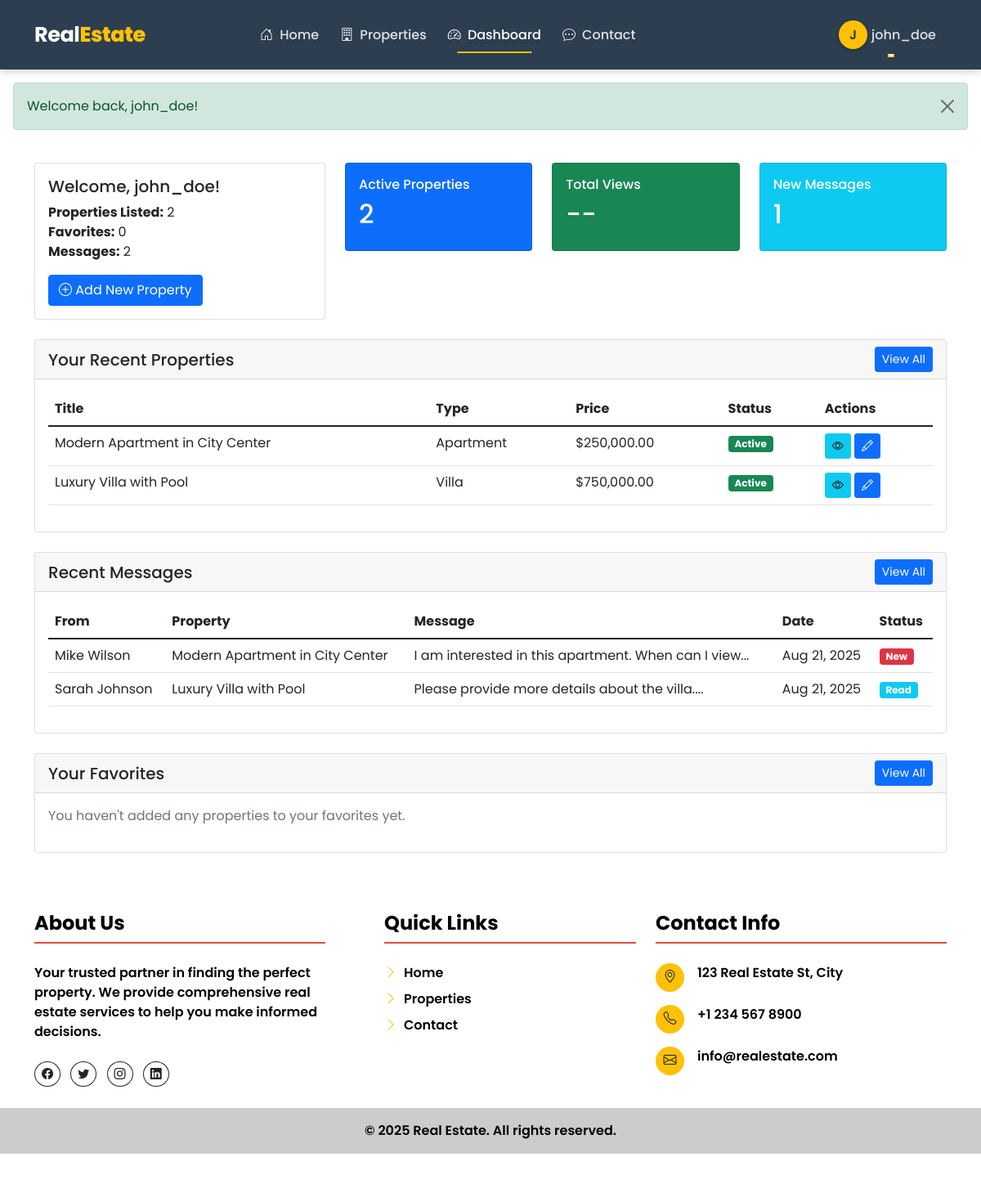
The page /user/dashboard.php (signed in) on the database its author committed.
### tables this page shows
CREATE TABLE properties (
    id INT AUTO_INCREMENT PRIMARY KEY,
    user_id INT,
    title VARCHAR(255),
    description TEXT,
    type ENUM('house', 'apartment', 'villa', 'land'),
    status ENUM('active', 'pending', 'sold', 'inactive') DEFAULT 'pending',
    price DECIMAL(12,2),
    location VARCHAR(255),
    city VARCHAR(100),
    address TEXT,
    bedrooms INT,
    bathrooms INT,
    area DECIMAL(10,2),
    features TEXT,
    created_at TIMESTAMP DEFAULT CURRENT_TIMESTAMP,
    updated_at TIMESTAMP DEFAULT CURRENT_TIMESTAMP ON UPDATE CURRENT_TIMESTAMP,
    FOREIGN KEY (user_id) REFERENCES users(id)
);

CREATE TABLE property_inquiries (
    id INT AUTO_INCREMENT PRIMARY KEY,
    property_id INT,
    name VARCHAR(100),
    email VARCHAR(100),
    phone VARCHAR(20),
    message TEXT,
    status ENUM('new', 'read', 'replied') DEFAULT 'new',
    created_at TIMESTAMP DEFAULT CURRENT_TIMESTAMP,
    FOREIGN KEY (property_id) REFERENCES properties(id)
);

### includes/functions.php (called while the page is built, shortened)
<?php
function format_price($price) {
    return '$' . number_format($price, 2);
}
function format_date($date, $format = 'M d, Y') {
    return date($format, strtotime($date));
}
function get_status_color($status) {
    switch ($status) {
        case 'active':
            return 'success';
    }
}
function get_message_status_color($status) {
    switch ($status) {
        case 'new':
            return 'danger';
        case 'read':
            return 'info';
    }
}

### user/dashboard.php (the view, shortened to what this page needs)
<?php
require_once '../config.php';
require_once '../includes/functions.php';
try {
    $stmt = $conn->prepare("SELECT * FROM properties WHERE user_id = ? ORDER BY created_at DESC");
    $stmt->execute([$_SESSION['user_id']]);
    $properties = $stmt->fetchAll();
} catch(PDOException $e) {
    $properties = [];
    $_SESSION['error'] = "Error fetching properties: " . $e->getMessage();
}
try {
    $stmt = $conn->prepare("
        SELECT p.*,
               (SELECT image_url FROM property_images WHERE property_id = p.id LIMIT 1) as main_image
        FROM properties p
        INNER JOIN favorites f ON p.id = f.property_id
        WHERE f.user_id = ?
        ORDER BY f.created_at DESC
    ");
    $stmt->execute([$_SESSION['user_id']]);
    $favorites = $stmt->fetchAll();
} catch(PDOException $e) {
    $favorites = [];
    $_SESSION['error'] = "Error fetching favorites: " . $e->getMessage();
}
try {
    $stmt = $conn->prepare("
        SELECT m.*, p.title as property_title
        FROM property_inquiries m
        LEFT JOIN properties p ON m.property_id = p.id
        WHERE p.user_id = ?
        ORDER BY m.created_at DESC
    ");
    $stmt->execute([$_SESSION['user_id']]);
    $messages = $stmt->fetchAll();
} catch(PDOException $e) {
    $messages = [];
    $_SESSION['error'] = "Error fetching messages: " . $e->getMessage();
}
include '../includes/header.php';
?>
<div class="container mt-4">
    <div class="row">
        <div class="col-md-4 mb-4">
            <div class="card">
                <div class="card-body">
                    <h5 class="card-title">Welcome, <?php echo htmlspecialchars($_SESSION['username']); ?>!</h5>
                    <p class="card-text">
                        <strong>Properties Listed:</strong> <?php echo count($properties); ?><br>
                        <strong>Favorites:</strong> <?php echo count($favorites); ?><br>
                        <strong>Messages:</strong> <?php echo count($messages); ?>
                    </p>
                    <a href="../add-property.php" class="btn btn-primary">
                        <i class="bi bi-plus-circle"></i> Add New Property
                    </a>
                </div>
            </div>
        </div>
        <div class="col-md-8 mb-4">
            <div class="row">
                <div class="col-md-4">
                    <div class="card bg-primary text-white">
                        <div class="card-body">
                            <h6 class="card-title">Active Properties</h6>
                            <h2><?php echo count(array_filter($properties, function($p) { return $p['status'] === 'active'; })); ?></h2>
                        </div>
                    </div>
                </div>
                <div class="col-md-4">
                    <div class="card bg-success text-white">
                        <div class="card-body">
                            <h6 class="card-title">Total Views</h6>
                            <h2>--</h2>
                        </div>
                    </div>
                </div>
                <div class="col-md-4">
                    <div class="card bg-info text-white">
                        <div class="card-body">
                            <h6 class="card-title">New Messages</h6>
                            <h2><?php echo count(array_filter($messages, function($m) { return $m['status'] === 'new'; })); ?></h2>
                        </div>
                    </div>
                </div>
            </div>
        </div>
    </div>
    <div class="card mb-4">
        <div class="card-header d-flex justify-content-between align-items-center">
            <h5 class="mb-0">Your Recent Properties</h5>
            <a href="../my-properties.php" class="btn btn-sm btn-primary">View All</a>
        </div>
        <div class="card-body">
            <?php if (empty($properties)): ?>
                <p class="text-muted">You haven't listed any properties yet.</p>
            <?php else: ?>
                <div class="table-responsive">
                    <table class="table table-hover">
                        <thead>
                            <tr>
                                <th>Title</th>
                                <th>Type</th>
                                <th>Price</th>
                                <th>Status</th>
                                <th>Actions</th>
                            </tr>
                        </thead>
                        <tbody>
                            <?php foreach (array_slice($properties, 0, 5) as $property): ?>
                                <tr>
                                    <td><?php echo htmlspecialchars($property['title']); ?></td>
                                    <td><?php echo ucfirst($property['type']); ?></td>
                                    <td><?php echo format_price($property['price']); ?></td>
                                    <td>
                                        <span class="badge bg-<?php echo get_status_color($property['status']); ?>">
                                            <?php echo ucfirst($property['status']); ?>
                                        </span>
                                    </td>
                                    <td>
                                        <a href="../property-details.php?id=<?php echo $property['id']; ?>" class="btn btn-sm btn-info">
                                            <i class="bi bi-eye"></i>
                                        </a>
                                        <a href="../user/edit-property.php?id=<?php echo $property['id']; ?>" class="btn btn-sm btn-primary">
                                            <i class="bi bi-pencil"></i>
                                        </a>
                                    </td>
                                </tr>
                            <?php endforeach; ?>
                        </tbody>
                    </table>
                </div>
            <?php endif; ?>
        </div>
    </div>
    <div class="card mb-4">
        <div class="card-header d-flex justify-content-between align-items-center">
            <h5 class="mb-0">Recent Messages</h5>
            <a href="../my-messages.php" class="btn btn-sm btn-primary">View All</a>
        </div>
        <div class="card-body">
            <?php if (empty($messages)): ?>
                <p class="text-muted">No messages yet.</p>
            <?php else: ?>
                <div class="table-responsive">
                    <table class="table table-hover">
                        <thead>
                            <tr>
                                <th>From</th>
                                <th>Property</th>
                                <th>Message</th>
                                <th>Date</th>
                                <th>Status</th>
                            </tr>
                        </thead>
                        <tbody>
                            <?php foreach (array_slice($messages, 0, 5) as $message): ?>
                                <tr>
                                    <td><?php echo htmlspecialchars($message['name']); ?></td>
                                    <td><?php echo htmlspecialchars($message['property_title']); ?></td>
                                    <td><?php echo substr(htmlspecialchars($message['message']), 0, 50) . '...'; ?></td>
                                    <td><?php echo format_date($message['created_at']); ?></td>
                                    <td>
                                        <span class="badge bg-<?php echo get_message_status_color($message['status']); ?>">
                                            <?php echo ucfirst($message['status']); ?>
                                        </span>
                                    </td>
                                </tr>
                            <?php endforeach; ?>
                        </tbody>
                    </table>
                </div>
            <?php endif; ?>
        </div>
    </div>
    <div class="card mb-4">
        <div class="card-header d-flex justify-content-between align-items-center">
            <h5 class="mb-0">Your Favorites</h5>
            <a href="../favorites.php" class="btn btn-sm btn-primary">View All</a>
        </div>
        <div class="card-body">
            <?php if (empty($favorites)): ?>
                <p class="text-muted">You haven't added any properties to your favorites yet.</p>
            <?php endif; ?>
        </div>
    </div>
</div>
<?php include '../includes/footer.php'; ?>

### includes/header.php (style rules this page uses)
body { min-height: 100vh; display: flex; flex-direction: column; font-family: 'Poppins', sans-serif; }

### rows shown on the page
properties: title "Modern Apartment in City Center", type "Apartment", price "$250,000.00", status "Active"
properties: title "Luxury Villa with Pool", type "Villa", price "$750,000.00", status "Active"
property_inquiries: name "Mike Wilson", property.title "Modern Apartment in City Center", message "I am interested in this apartment. When can I view", created_at "Aug 21, 2025", status "New"
property_inquiries: name "Sarah Johnson", property.title "Luxury Villa with Pool", message "Please provide more details about the villa.", created_at "Aug 21, 2025", status "Read"

### other values the page prints
substr($_SESSION['username'], 0, 1) "J"
$_SESSION['username'] "john_doe"
$_SESSION['success'] "Welcome back, john_doe!"
count($properties) "2"
count($favorites) "0"
count($messages) "2"
